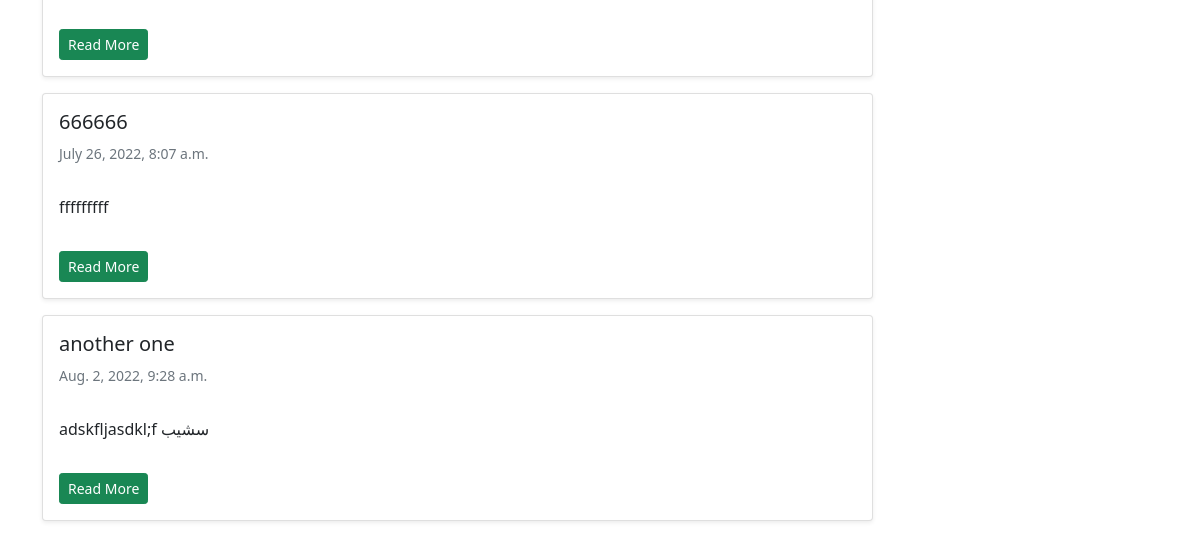
Page /blog/ (lower part) on the earlier database version.
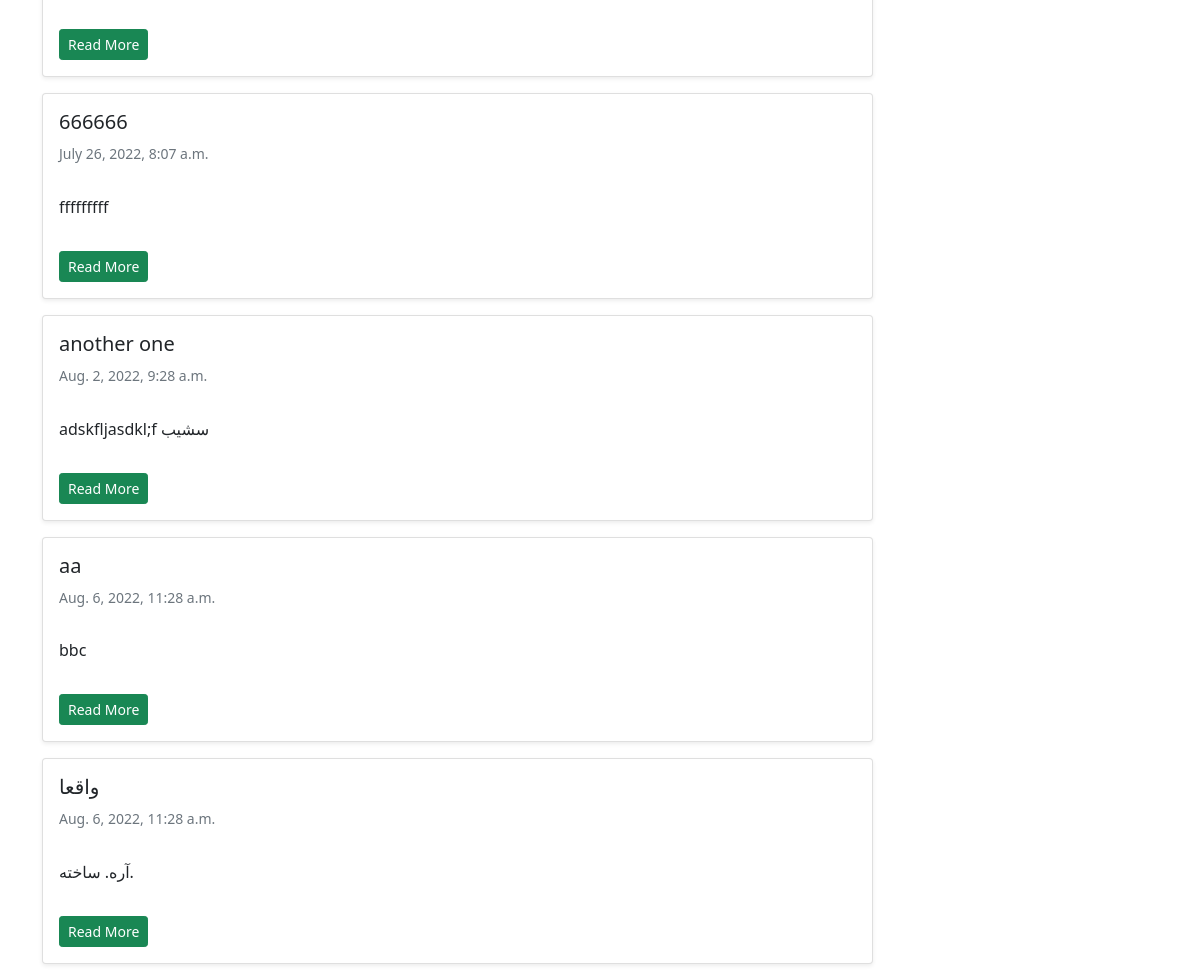
Same page on the later database version.
### blog/models.py (models this page shows, shortened)
class Post(models.Model):
    STATUS_CHOICES = (
        ('pub', 'Published'),
        ('drf', 'Draft'),
    )
    title = models.CharField(max_length=100)
    text = models.TextField()
    author = models.ForeignKey("auth.User", on_delete=models.CASCADE) # Yani age ye roozi ye nafar author ro az oon var paak kard man che khaki too saram berizam? ma ham goftim in ja ham pakesh kon author ro az tooye in field az in table.
    date_created = models.DateTimeField(auto_now_add=True)
    date_modified = models.DateTimeField(auto_now=True)
    status = models.CharField(choices=STATUS_CHOICES, max_length=3)

### blog/views.py (the view)
# urls.py: path('', views.post_list_view, name = 'posts_list'),
def post_list_view(request):
    posts_list = Post.objects.filter(status='pub')
    return render(request, 'blog/posts_list.html', {'posts_list': posts_list})

### blog/templates/blog/posts_list.html (shortened to what this page needs)
{% extends '_base.html' %}
{% block content %}
    <div class="container mt-4">
        <div class="row">
            <div class="col-9">
                {% for post in posts_list %}
                    <div class="card shadow-sm my-3">
                        <div class="card-body">
                            <h5 class="card-title">{{ post.title }}</h5>
                            <h6 class="card-subtitle mb-2 text-muted small py-2">{{ post.date_created }}</h6>
                            <p class="card-text py-3">
                                {{ post.text }}
                            </p>
                            <a href="{% url 'post_detail' post.id %}" class="btn btn-sm btn-success">Read More</a>
                        </div>
                    </div>
                {% endfor %}
            </div>
            <div class="col-3">
            </div>
        </div>
    </div>
{% endblock content %}

### templates/_base.html (shortened to what this page needs)
<!doctype html>
<html lang="en">
<head>
    <link href="https://cdn.jsdelivr.net/npm/bootstrap@5.1.3/dist/css/bootstrap.min.css" rel="stylesheet"
>
</head>
<body>
{% block content %}
{% endblock content %}
</body>
</html>

Differences in the rows shown:
added Post: title "aa", date_created "Aug. 6, 2022, 11:28 a.m.", text "bbc"
added Post: title "واقعا", date_created "Aug. 6, 2022, 11:28 a.m.", text "آره. ساخته."
